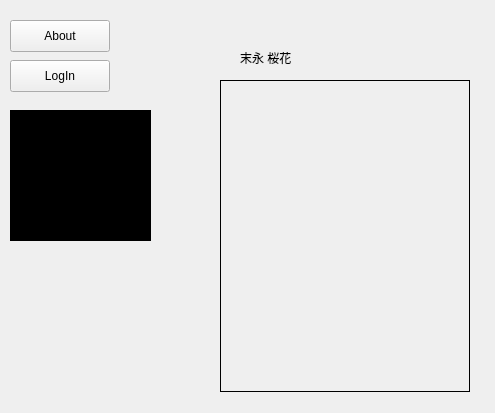
<?xml version="1.0" encoding="UTF-8"?>
<ui version="4.0">
 <class>Form</class>
 <widget class="QWidget" name="Form">
  <property name="geometry">
   <rect>
    <x>0</x>
    <y>0</y>
    <width>495</width>
    <height>413</height>
   </rect>
  </property>
  <property name="windowTitle">
   <string>Form</string>
  </property>
  <widget class="QPushButton" name="btnAbout">
   <property name="geometry">
    <rect>
     <x>10</x>
     <y>20</y>
     <width>100</width>
     <height>32</height>
    </rect>
   </property>
   <property name="text">
    <string>About</string>
   </property>
  </widget>
  <widget class="QWidget" name="widgetImg" native="true">
   <property name="geometry">
    <rect>
     <x>220</x>
     <y>80</y>
     <width>250</width>
     <height>312</height>
    </rect>
   </property>
   <property name="styleSheet">
    <string notr="true">border : 1px solid black</string>
   </property>
  </widget>
  <widget class="QLabel" name="label">
   <property name="geometry">
    <rect>
     <x>240</x>
     <y>50</y>
     <width>81</width>
     <height>16</height>
    </rect>
   </property>
   <property name="text">
    <string>末永 桜花</string>
   </property>
  </widget>
  <widget class="QPushButton" name="btnLogin">
   <property name="geometry">
    <rect>
     <x>10</x>
     <y>60</y>
     <width>100</width>
     <height>32</height>
    </rect>
   </property>
   <property name="text">
    <string>LogIn</string>
   </property>
  </widget>
  <widget class="QLabel" name="lbOutput">
   <property name="geometry">
    <rect>
     <x>10</x>
     <y>110</y>
     <width>141</width>
     <height>131</height>
    </rect>
   </property>
   <property name="styleSheet">
    <string notr="true">background-color : black;
color : green;</string>
   </property>
   <property name="text">
    <string/>
   </property>
   <property name="alignment">
    <set>Qt::AlignmentFlag::AlignLeading|Qt::AlignmentFlag::AlignLeft|Qt::AlignmentFlag::AlignTop</set>
   </property>
  </widget>
 </widget>
 <resources/>
 <connections/>
</ui>
